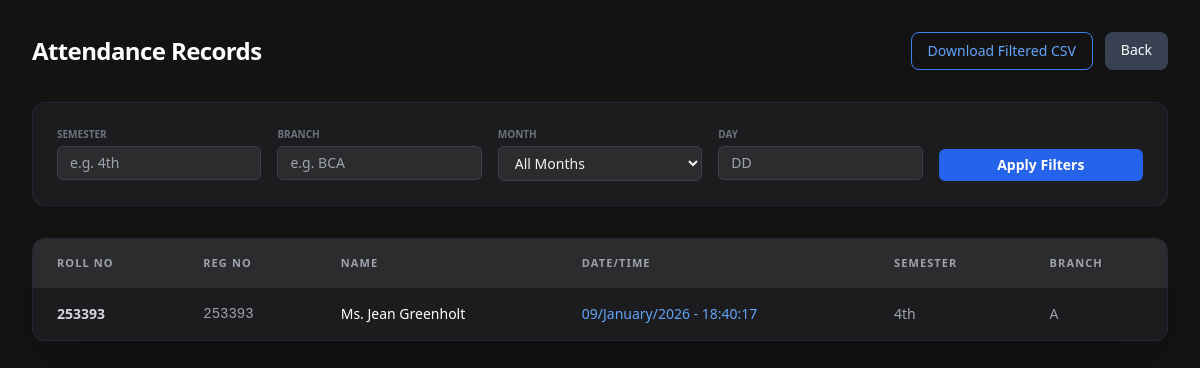
The app's page /attendance_record, older data.
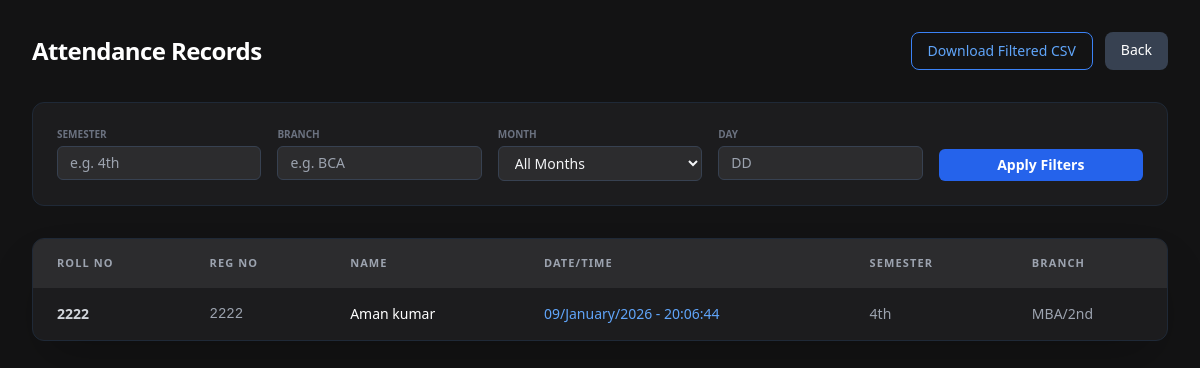
The same page, newer data.
### tables this page shows
CREATE TABLE attendance (
                    id INTEGER PRIMARY KEY AUTOINCREMENT, student_id INTEGER,
                    name TEXT, day TEXT, time TEXT, month TEXT, year TEXT);

CREATE TABLE students (
                    id INTEGER PRIMARY KEY AUTOINCREMENT,
                    name TEXT NOT NULL, roll TEXT, class TEXT, 
                    section TEXT, reg_no TEXT, created_at TEXT);

### app.py (the view, shortened to what this page needs)
@app.route("/attendance_record")
def attendance_record():
    semester = request.args.get("semester", "").strip()
    branch = request.args.get("branch", "").strip()
    month = request.args.get("month", "").strip()
    day = request.args.get("day", "").strip()
    should_download = request.args.get("download", "false") == "true"
    conn = sqlite3.connect(DB_PATH)
    c = conn.cursor()
    query = """
        SELECT a.id, s.roll, s.reg_no, a.name, a.day, a.time, a.month, a.year, s.class, s.section
        FROM attendance a
        JOIN students s ON a.student_id = s.id
        WHERE 1=1
    """
    params = []
    if semester: query += " AND s.class LIKE ?"; params.append(f"%{semester}%")
    if branch: query += " AND s.section LIKE ?"; params.append(f"%{branch}%")
    if month: query += " AND a.month = ?"; params.append(month)
    if day: query += " AND a.day = ?"; params.append(day.zfill(2))
    query += " ORDER BY a.id DESC"
    c.execute(query, params)
    rows = c.fetchall()
    conn.close()
    return render_template("attendance_record.html", records=rows)

### templates/attendance_record.html (shortened to what this page needs)
<!doctype html>
<html lang="en">
<head>
  <script src="https://cdn.tailwindcss.com"></script>
</head>
<body class="bg-[#131314] text-gray-100 min-h-screen p-4 md:p-8">
  <div class="max-w-6xl mx-auto">
    <div class="flex flex-col md:flex-row justify-between items-center mb-8 gap-4">
      <h4 class="text-2xl font-bold text-white tracking-tight">Attendance Records</h4>
      <div class="flex gap-3">
        <button onclick="submitFilterForm(true)"
          class="px-4 py-2 border border-blue-500 text-blue-400 hover:bg-blue-500 hover:text-white rounded-lg transition text-sm font-medium">
          Download Filtered CSV
        </button>
        <a class="px-4 py-2 bg-gray-700 hover:bg-gray-600 text-white rounded-lg transition text-sm font-medium"
          href="/">Back</a>
      </div>
    </div>
    <form id="filterForm" action="/attendance_record" method="GET"
      class="bg-[#1c1c1e] p-6 rounded-xl border border-gray-800 mb-8">
      <div class="grid grid-cols-2 md:grid-cols-5 gap-4">
        <div>
          <label class="block text-[10px] uppercase text-gray-500 font-bold mb-1">Semester</label>
          <input type="text" name="semester" placeholder="e.g. 4th"
            class="w-full bg-[#2c2c2e] border border-gray-700 rounded-md px-3 py-1.5 text-sm focus:ring-1 focus:ring-blue-500 outline-none">
        </div>
        <div>
          <label class="block text-[10px] uppercase text-gray-500 font-bold mb-1">Branch</label>
          <input type="text" name="branch" placeholder="e.g. BCA"
            class="w-full bg-[#2c2c2e] border border-gray-700 rounded-md px-3 py-1.5 text-sm focus:ring-1 focus:ring-blue-500 outline-none">
        </div>
        <div>
          <label class="block text-[10px] uppercase text-gray-500 font-bold mb-1">Month</label>
          <select name="month"
            class="w-full bg-[#2c2c2e] border border-gray-700 rounded-md px-3 py-1.5 text-sm outline-none">
            <option value="">All Months</option>
          </select>
        </div>
        <div>
          <label class="block text-[10px] uppercase text-gray-500 font-bold mb-1">Day</label>
          <input type="number" name="day" placeholder="DD" min="1" max="31"
            class="w-full bg-[#2c2c2e] border border-gray-700 rounded-md px-3 py-1.5 text-sm outline-none">
        </div>
        <div class="flex items-end">
          <button type="submit"
            class="w-full bg-blue-600 hover:bg-blue-700 text-white py-1.5 rounded-md text-sm font-bold transition">Apply
            Filters</button>
        </div>
      </div>
    </form>
    <div class="bg-[#1c1c1e] rounded-xl shadow-2xl border border-gray-800 overflow-hidden">
      <div class="overflow-x-auto">
        <table class="w-full text-left border-collapse">
          <thead>
            <tr class="bg-[#2c2c2e] text-gray-400 uppercase text-[11px] tracking-widest font-bold">
              <th class="px-6 py-4">Roll No</th>
              <th class="px-6 py-4">Reg No</th>
              <th class="px-6 py-4">Name</th>
              <th class="px-6 py-4">Date/Time</th>
              <th class="px-6 py-4">Semester</th>
              <th class="px-6 py-4">Branch</th>
            </tr>
          </thead>
          <tbody class="divide-y divide-gray-800">
            {% for r in records %}
            <tr class="hover:bg-[#252527] transition duration-150">
              <td class="px-6 py-4 text-sm text-gray-300 font-bold">{{ r[1] }}</td>
              <td class="px-6 py-4 text-sm text-gray-400 font-mono">{{ r[2] }}</td>
              <td class="px-6 py-4 text-sm font-medium text-white">{{ r[3] }}</td>
              <td class="px-6 py-4 text-sm text-blue-400">{{ r[4] }}/{{ r[6] }}/{{ r[7] }} - {{ r[5] }}</td>
              <td class="px-6 py-4 text-sm text-gray-400">{{ r[8] }}</td>
              <td class="px-6 py-4 text-sm text-gray-400">{{ r[9] }}</td>
            </tr>
            {% endfor %}
          </tbody>
        </table>
      </div>
    </div>
  </div>
</body>
</html>

Row changes from the older to the newer data that the page shows:
changed attendance "January": roll "253393" → "2222"; reg_no "253393" → "2222"; name "Ms. Jean Greenholt" → "Aman kumar"; time "18:40:17" → "20:06:44"; section "A" → "MBA/2nd"
